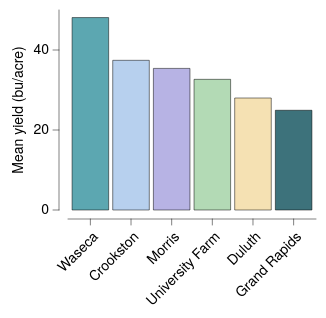

Vega-Lite specification stored for this chart:
### Vega-Lite specification from a JSON file in a GitHub repository (floating-point values rounded to 4 significant figures)
{"background": null, "config": {"arc": {"fill": "#DBDBDB", "fillOpacity": 1.0, "innerRadius": 25.0, "padAngle": 0.03, "stroke": "black", "strokeOpacity": 1, "strokeWidth": 0.25}, "area": {"fill": "#DBDBDB", "fillOpacity": 1.0, "stroke": "black", "strokeOpacity": 1, "strokeWidth": 0.25}, "axis": {"domain": true, "domainCap": "round", "domainColor": "black", "domainWidth": 0.25, "grid": false, "gridCap": "round", "gridColor": "#F1F1F1", "gridDash": [0, 0], "gridOpacity": 1.0, "gridWidth": 0.25, "labelColor": "black", "labelFont": "Helvetica Neue, HelveticaNeue, Helvetica, Arial, sans-serif", "labelFontSize": 7, "labelFontStyle": "normal", "labelFontWeight": 400, "offset": 4.5, "ticks": true, "tickCap": "round", "tickColor": "black", "tickRound": false, "tickSize": 3, "tickWidth": 0.25, "titleColor": "black", "titleFont": "Helvetica Neue, HelveticaNeue, Helvetica, Arial, sans-serif", "titleFontSize": 7, "titleFontStyle": "normal", "titleFontWeight": 400}, "axisX": {"domain": true, "labelAlign": "right", "labelAngle": 315, "labels": true, "ticks": true, "translate": 0}, "axisY": {"domain": true, "labelAlign": "right", "labelAngle": 0, "labels": true, "ticks": true, "translate": 0}, "axisRight": {"domain": true, "labelAlign": "left", "labelAngle": 0, "labels": true, "ticks": true, "translate": 0}, "axisTop": {"domain": true, "labelAlign": "left", "labelAngle": 45, "labels": true, "ticks": true, "translate": 0}, "axisBand": {"tickOffset": 0}, "bar": {"fill": "#DBDBDB", "fillOpacity": 1.0, "stroke": "black", "strokeOpacity": 1, "strokeWidth": 0.25}, "boxplot": {"size": 9.0, "ticks": {"cornerRadius": 0.25, "fill": "black", "opacity": 1, "size": 4.5, "thickness": 0.25}, "box": {"fillOpacity": 1.0, "stroke": "black", "strokeOpacity": 1, "strokeWidth": 0.25}, "median": {"cornerRadius": 0, "fill": "black", "fillOpacity": 1.0, "opacity": 1, "size": 9.0, "thickness": 0.25}, "rule": {"fill": "black", "fillOpacity": 1.0, "size": 10.0, "stroke": "black", "strokeDash": [0, 0], "strokeOpacity": 1, "strokeWidth": 0.25}, "outliers": {"color": "black", "fill": "black", "fillOpacity": 1.0, "size": 0, "stroke": "black", "strokeOpacity": 1, "strokeWidth": 0.25}}, "circle": {"fill": "black", "fillOpacity": 1.0, "size": 1.25, "stroke": null, "strokeOpacity": 1, "strokeWidth": 0.25}, "errorband": {"band": {"fillOpacity": 0.6, "stroke": null, "strokeWidth": 0.25, "strokeOpacity": 1}, "borders": {"opacity": 0, "strokeOpacity": 0.25, "strokeWidth": 1}}, "errorbar": {"opacity": 1, "rule": {"strokeDash": [0, 0], "strokeWidth": 0.25}, "ticks": {"color": "black", "cornerRadius": 0.125, "opacity": 1, "size": 6.0, "thickness": 0.25}, "thickness": 0.25}, "font": "Helvetica Neue, HelveticaNeue, Helvetica, Arial, sans-serif", "geoshape": {"fill": "#DBDBDB", "fillOpacity": 1.0, "stroke": "black", "strokeOpacity": 1, "strokeWidth": 0.25}, "header": {"labelColor": "black", "labelFont": "Helvetica Neue, HelveticaNeue, Helvetica, Arial, sans-serif", "labelFontSize": 7, "labelFontStyle": "normal", "labelFontWeight": 400, "titleColor": "black", "titleFont": "Helvetica Neue, HelveticaNeue, Helvetica, Arial, sans-serif", "titleFontSize": 7, "titleFontStyle": "normal", "titleFontWeight": 400, "titlePadding": 0}, "legend": {"disable": false, "offset": 4.5, "titlePadding": 4, "labelOffset": 2, "gradientLabelOffset": 2, "gradientLength": 50.0, "gradientThickness": 5.0, "gradientOpacity": 1.0, "gradientStrokeColor": "black", "gradientStrokeWidth": 0.25, "labelColor": "black", "labelFont": "Helvetica Neue, HelveticaNeue, Helvetica, Arial, sans-serif", "labelFontSize": 7, "labelFontStyle": "normal", "labelFontWeight": 400, "strokeColor": "black", "strokeWidth": 0, "symbolSize": 42, "symbolStrokeColor": "black", "symbolStrokeWidth": 0.25, "titleColor": "black", "titleFont": "Helvetica Neue, HelveticaNeue, Helvetica, Arial, sans-serif", "titleFontSize": 7, "titleFontStyle": "normal", "titleFontWeight": 400}, "line": {"color": "black", "stroke": "black", "strokeCap": "butt", "strokeDash": [0, 0], "strokeOpacity": 1, "strokeWidth": 0.5}, "point": {"filled": true, "fill": "#DBDBDB", "fillOpacity": 1.0, "size": 5.0, "stroke": "black", "strokeOpacity": 1, "strokeWidth": 0.25}, "range": {"category": ["#5CA7B1", "#B7D0EE", "#B7B3E4", "#B3DAB5", "#F5E1B3", "#3D727B", "#809DC7", "#867DAC", "#80A988", "#CBB17A", "#204148", "#546B94", "#584C77", "#507B5F", "#9D824D"], "diverging": {"scheme": ["#6F572A", "#876E43", "#9E875F", "#B5A17F", "#CABBA2", "#DCD6CC", "#F4F1E9", "#C9D7DA", "#9DBFC6", "#78A5AF", "#558B96", "#36717C", "#1A5762"]}, "heatmap": {"scheme": ["#32022B", "#43044D", "#4C196E", "#4D338C", "#484DA6", "#3A68BB", "#1D83CA", "#1D9CCB", "#23B5C9", "#28CDC5", "#4DE0B4", "#91EE9F"]}, "ordinal": {"scheme": ["#F1F1F1", "#DBDBDB", "#C6C6C6", "#B2B2B2", "#9D9D9D", "#898989", "#767676", "#636363", "#515151", "#404040", "#2F2F2F", "#1F1F1F"]}, "ramp": {"scheme": ["#32022B", "#43044D", "#4C196E", "#4D338C", "#484DA6", "#3A68BB", "#1D83CA", "#1D9CCB", "#23B5C9", "#28CDC5", "#4DE0B4", "#91EE9F"]}}, "rule": {"color": "black", "stroke": "black", "strokeCap": "round", "strokeDash": [2, 2], "strokeOpacity": 1, "strokeWidth": 0.25}, "scale": {"bandPaddingInner": 0.1, "bandPaddingOuter": 0.1, "round": false}, "rect": {"fill": "#DBDBDB", "fillOpacity": 1.0, "stroke": "black", "strokeOpacity": 1, "strokeWidth": 0.25}, "square": {"fill": "#DBDBDB", "fillOpacity": 1.0, "size": 10.0, "stroke": "black", "strokeOpacity": 1, "strokeWidth": 0.25}, "text": {"color": "black", "font": "Helvetica Neue, HelveticaNeue, Helvetica, Arial, sans-serif", "fontSize": 7, "fontStyle": "normal", "fontWeight": 400}, "tick": {"color": "black", "cornerRadius": 0.125, "opacity": 1.0, "size": 9.0, "thickness": 0.25}, "title": {"anchor": "middle", "frame": "group", "color": "black", "font": "Helvetica Neue, HelveticaNeue, Helvetica, Arial, sans-serif", "fontSize": 7, "fontStyle": "normal", "fontWeight": 400, "subtitleColor": "black", "subtitleFont": "Helvetica Neue, HelveticaNeue, Helvetica, Arial, sans-serif", "subtitleFontSize": "Helvetica Neue, HelveticaNeue, Helvetica, Arial, sans-serif", "subtitleFontStyle": "normal", "subtitleFontWeight": 400}, "trail": {"color": "black", "opacity": 1, "size": 0.5}, "view": {"continuousWidth": 124, "continuousHeight": 100, "discreteWidth": 124, "discreteHeight": 100, "fill": null, "stroke": null, "strokeWidth": 0.25}}, "data": {"name": "data-9cc0564cb5591205eeeca8d2429dd11b"}, "mark": {"type": "bar"}, "encoding": {"color": {"field": "site", "legend": null, "scale": {"domain": ["Waseca", "Crookston", "Morris", "University Farm", "Duluth", "Grand Rapids"]}, "sort": ["Waseca", "Crookston", "Morris", "University Farm", "Duluth", "Grand Rapids"], "type": "nominal"}, "x": {"field": "site", "sort": ["Waseca", "Crookston", "Morris", "University Farm", "Duluth", "Grand Rapids"], "title": null, "type": "nominal"}, "y": {"aggregate": "mean", "field": "yield", "title": "Mean yield (bu/acre)", "type": "quantitative"}}, "$schema": "https://vega.github.io/schema/vega-lite/v6.4.1.json", "datasets": {"data-9cc0564cb5591205eeeca8d2429dd11b": [{"yield": 27.0, "variety": "Manchuria", "year": 1931, "site": "University Farm"}, {"yield": 48.87, "variety": "Manchuria", "year": 1931, "site": "Waseca"}, {"yield": 27.43, "variety": "Manchuria", "year": 1931, "site": "Morris"}, {"yield": 39.93, "variety": "Manchuria", "year": 1931, "site": "Crookston"}, {"yield": 32.97, "variety": "Manchuria", "year": 1931, "site": "Grand Rapids"}, {"yield": 28.97, "variety": "Manchuria", "year": 1931, "site": "Duluth"}, {"yield": 43.07, "variety": "Glabron", "year": 1931, "site": "University Farm"}, {"yield": 55.2, "variety": "Glabron", "year": 1931, "site": "Waseca"}, {"yield": 28.77, "variety": "Glabron", "year": 1931, "site": "Morris"}, {"yield": 38.13, "variety": "Glabron", "year": 1931, "site": "Crookston"}, {"yield": 29.13, "variety": "Glabron", "year": 1931, "site": "Grand Rapids"}, {"yield": 29.67, "variety": "Glabron", "year": 1931, "site": "Duluth"}, {"yield": 35.13, "variety": "Svansota", "year": 1931, "site": "University Farm"}, {"yield": 47.33, "variety": "Svansota", "year": 1931, "site": "Waseca"}, {"yield": 25.77, "variety": "Svansota", "year": 1931, "site": "Morris"}, {"yield": 40.47, "variety": "Svansota", "year": 1931, "site": "Crookston"}, {"yield": 29.67, "variety": "Svansota", "year": 1931, "site": "Grand Rapids"}, {"yield": 25.7, "variety": "Svansota", "year": 1931, "site": "Duluth"}, {"yield": 39.9, "variety": "Velvet", "year": 1931, "site": "University Farm"}, {"yield": 50.23, "variety": "Velvet", "year": 1931, "site": "Waseca"}, {"yield": 26.13, "variety": "Velvet", "year": 1931, "site": "Morris"}, {"yield": 41.33, "variety": "Velvet", "year": 1931, "site": "Crookston"}, {"yield": 23.03, "variety": "Velvet", "year": 1931, "site": "Grand Rapids"}, {"yield": 26.3, "variety": "Velvet", "year": 1931, "site": "Duluth"}, {"yield": 36.57, "variety": "Trebi", "year": 1931, "site": "University Farm"}, {"yield": 63.83, "variety": "Trebi", "year": 1931, "site": "Waseca"}, {"yield": 43.77, "variety": "Trebi", "year": 1931, "site": "Morris"}, {"yield": 46.93, "variety": "Trebi", "year": 1931, "site": "Crookston"}, {"yield": 29.77, "variety": "Trebi", "year": 1931, "site": "Grand Rapids"}, {"yield": 33.93, "variety": "Trebi", "year": 1931, "site": "Duluth"}, {"yield": 43.27, "variety": "No. 457", "year": 1931, "site": "University Farm"}, {"yield": 58.1, "variety": "No. 457", "year": 1931, "site": "Waseca"}, {"yield": 28.7, "variety": "No. 457", "year": 1931, "site": "Morris"}, {"yield": 45.67, "variety": "No. 457", "year": 1931, "site": "Crookston"}, {"yield": 32.17, "variety": "No. 457", "year": 1931, "site": "Grand Rapids"}, {"yield": 33.6, "variety": "No. 457", "year": 1931, "site": "Duluth"}, {"yield": 36.6, "variety": "No. 462", "year": 1931, "site": "University Farm"}, {"yield": 65.77, "variety": "No. 462", "year": 1931, "site": "Waseca"}, {"yield": 30.37, "variety": "No. 462", "year": 1931, "site": "Morris"}, {"yield": 48.57, "variety": "No. 462", "year": 1931, "site": "Crookston"}, {"yield": 24.93, "variety": "No. 462", "year": 1931, "site": "Grand Rapids"}, {"yield": 28.1, "variety": "No. 462", "year": 1931, "site": "Duluth"}, {"yield": 32.77, "variety": "Peatland", "year": 1931, "site": "University Farm"}, {"yield": 48.57, "variety": "Peatland", "year": 1931, "site": "Waseca"}, {"yield": 29.87, "variety": "Peatland", "year": 1931, "site": "Morris"}, {"yield": 41.6, "variety": "Peatland", "year": 1931, "site": "Crookston"}, {"yield": 34.7, "variety": "Peatland", "year": 1931, "site": "Grand Rapids"}, {"yield": 32.0, "variety": "Peatland", "year": 1931, "site": "Duluth"}, {"yield": 24.67, "variety": "No. 475", "year": 1931, "site": "University Farm"}, {"yield": 46.77, "variety": "No. 475", "year": 1931, "site": "Waseca"}, {"yield": 22.6, "variety": "No. 475", "year": 1931, "site": "Morris"}, {"yield": 44.1, "variety": "No. 475", "year": 1931, "site": "Crookston"}, {"yield": 19.7, "variety": "No. 475", "year": 1931, "site": "Grand Rapids"}, {"yield": 33.07, "variety": "No. 475", "year": 1931, "site": "Duluth"}, {"yield": 39.3, "variety": "Wisconsin No. 38", "year": 1931, "site": "University Farm"}, {"yield": 58.8, "variety": "Wisconsin No. 38", "year": 1931, "site": "Waseca"}, {"yield": 29.47, "variety": "Wisconsin No. 38", "year": 1931, "site": "Morris"}, {"yield": 49.87, "variety": "Wisconsin No. 38", "year": 1931, "site": "Crookston"}, {"yield": 34.47, "variety": "Wisconsin No. 38", "year": 1931, "site": "Grand Rapids"}, {"yield": 31.6, "variety": "Wisconsin No. 38", "year": 1931, "site": "Duluth"}, {"yield": 26.9, "variety": "Manchuria", "year": 1932, "site": "University Farm"}, {"yield": 33.47, "variety": "Manchuria", "year": 1932, "site": "Waseca"}, {"yield": 34.37, "variety": "Manchuria", "year": 1932, "site": "Morris"}, {"yield": 32.97, "variety": "Manchuria", "year": 1932, "site": "Crookston"}, {"yield": 22.13, "variety": "Manchuria", "year": 1932, "site": "Grand Rapids"}, {"yield": 22.57, "variety": "Manchuria", "year": 1932, "site": "Duluth"}, {"yield": 36.8, "variety": "Glabron", "year": 1932, "site": "University Farm"}, {"yield": 37.73, "variety": "Glabron", "year": 1932, "site": "Waseca"}, {"yield": 35.13, "variety": "Glabron", "year": 1932, "site": "Morris"}, {"yield": 26.17, "variety": "Glabron", "year": 1932, "site": "Crookston"}, {"yield": 14.43, "variety": "Glabron", "year": 1932, "site": "Grand Rapids"}, {"yield": 25.87, "variety": "Glabron", "year": 1932, "site": "Duluth"}, {"yield": 27.43, "variety": "Svansota", "year": 1932, "site": "University Farm"}, {"yield": 38.5, "variety": "Svansota", "year": 1932, "site": "Waseca"}, {"yield": 35.03, "variety": "Svansota", "year": 1932, "site": "Morris"}, {"yield": 20.63, "variety": "Svansota", "year": 1932, "site": "Crookston"}, {"yield": 16.63, "variety": "Svansota", "year": 1932, "site": "Grand Rapids"}, {"yield": 22.23, "variety": "Svansota", "year": 1932, "site": "Duluth"}, {"yield": 26.8, "variety": "Velvet", "year": 1932, "site": "University Farm"}, {"yield": 37.4, "variety": "Velvet", "year": 1932, "site": "Waseca"}, {"yield": 38.83, "variety": "Velvet", "year": 1932, "site": "Morris"}, {"yield": 32.07, "variety": "Velvet", "year": 1932, "site": "Crookston"}, {"yield": 32.23, "variety": "Velvet", "year": 1932, "site": "Grand Rapids"}, {"yield": 22.47, "variety": "Velvet", "year": 1932, "site": "Duluth"}, {"yield": 29.07, "variety": "Trebi", "year": 1932, "site": "University Farm"}, {"yield": 49.23, "variety": "Trebi", "year": 1932, "site": "Waseca"}, {"yield": 46.63, "variety": "Trebi", "year": 1932, "site": "Morris"}, {"yield": 41.83, "variety": "Trebi", "year": 1932, "site": "Crookston"}, {"yield": 20.63, "variety": "Trebi", "year": 1932, "site": "Grand Rapids"}, {"yield": 30.6, "variety": "Trebi", "year": 1932, "site": "Duluth"}, {"yield": 26.43, "variety": "No. 457", "year": 1932, "site": "University Farm"}, {"yield": 42.2, "variety": "No. 457", "year": 1932, "site": "Waseca"}, {"yield": 43.53, "variety": "No. 457", "year": 1932, "site": "Morris"}, {"yield": 34.33, "variety": "No. 457", "year": 1932, "site": "Crookston"}, {"yield": 19.47, "variety": "No. 457", "year": 1932, "site": "Grand Rapids"}, {"yield": 22.7, "variety": "No. 457", "year": 1932, "site": "Duluth"}, {"yield": 25.57, "variety": "No. 462", "year": 1932, "site": "University Farm"}, {"yield": 44.7, "variety": "No. 462", "year": 1932, "site": "Waseca"}, {"yield": 47.0, "variety": "No. 462", "year": 1932, "site": "Morris"}, {"yield": 30.53, "variety": "No. 462", "year": 1932, "site": "Crookston"}, {"yield": 19.9, "variety": "No. 462", "year": 1932, "site": "Grand Rapids"}, {"yield": 22.5, "variety": "No. 462", "year": 1932, "site": "Duluth"}, {"yield": 28.07, "variety": "Peatland", "year": 1932, "site": "University Farm"}, {"yield": 36.03, "variety": "Peatland", "year": 1932, "site": "Waseca"}, {"yield": 43.2, "variety": "Peatland", "year": 1932, "site": "Morris"}, {"yield": 25.23, "variety": "Peatland", "year": 1932, "site": "Crookston"}, {"yield": 26.77, "variety": "Peatland", "year": 1932, "site": "Grand Rapids"}, {"yield": 31.37, "variety": "Peatland", "year": 1932, "site": "Duluth"}, {"yield": 30.0, "variety": "No. 475", "year": 1932, "site": "University Farm"}, {"yield": 41.27, "variety": "No. 475", "year": 1932, "site": "Waseca"}, {"yield": 44.23, "variety": "No. 475", "year": 1932, "site": "Morris"}, {"yield": 32.13, "variety": "No. 475", "year": 1932, "site": "Crookston"}, {"yield": 15.23, "variety": "No. 475", "year": 1932, "site": "Grand Rapids"}, {"yield": 27.37, "variety": "No. 475", "year": 1932, "site": "Duluth"}, {"yield": 38.0, "variety": "Wisconsin No. 38", "year": 1932, "site": "University Farm"}, {"yield": 58.17, "variety": "Wisconsin No. 38", "year": 1932, "site": "Waseca"}, {"yield": 47.17, "variety": "Wisconsin No. 38", "year": 1932, "site": "Morris"}, {"yield": 35.9, "variety": "Wisconsin No. 38", "year": 1932, "site": "Crookston"}, {"yield": 20.67, "variety": "Wisconsin No. 38", "year": 1932, "site": "Grand Rapids"}, {"yield": 29.33, "variety": "Wisconsin No. 38", "year": 1932, "site": "Duluth"}]}}
